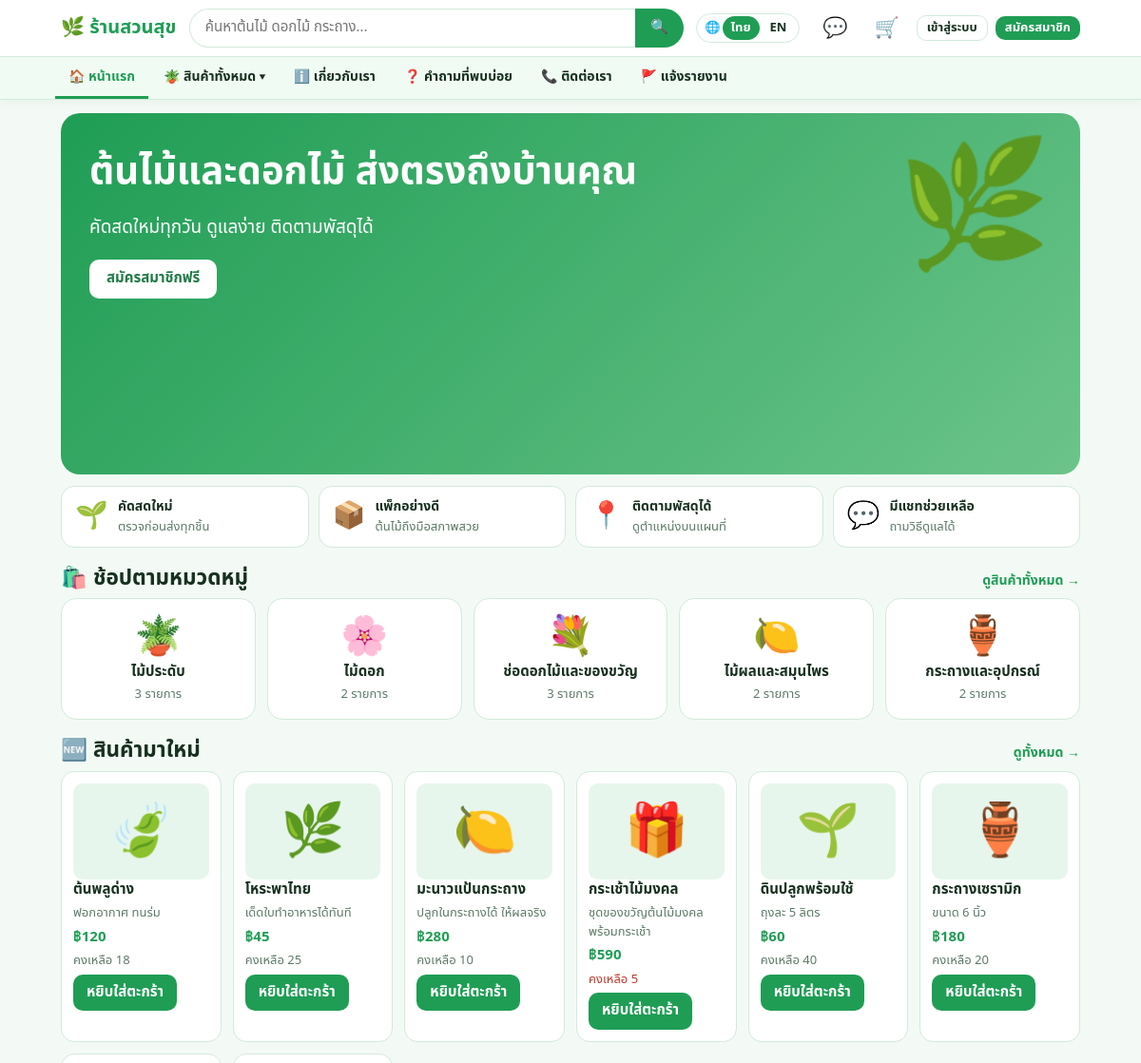
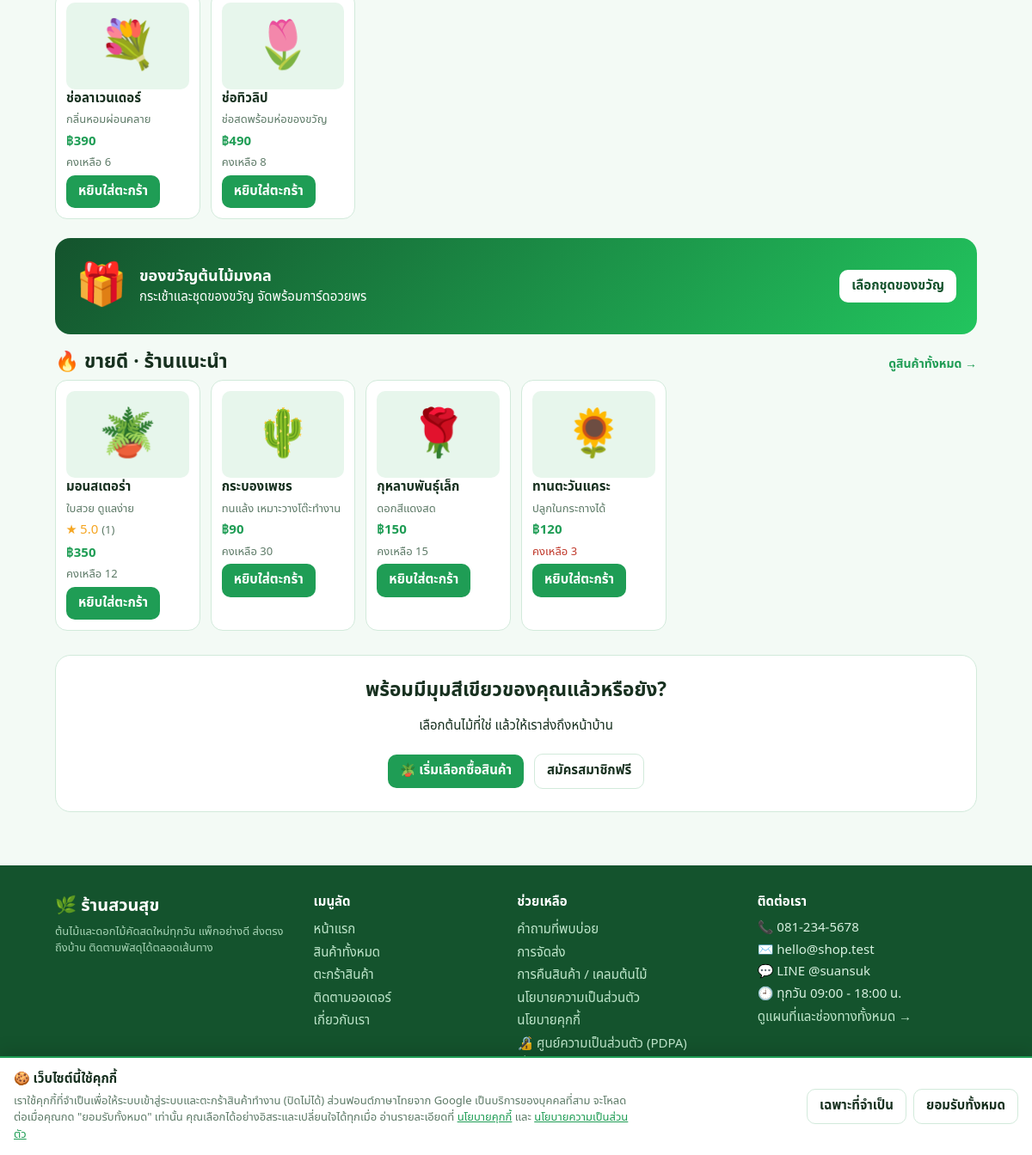
The page / on the database its author committed (2 pictures, top to bottom).
### tables this page shows
CREATE TABLE IF NOT EXISTS categories(          
  id INT AUTO_INCREMENT PRIMARY KEY, parent_id INT NULL, name VARCHAR(80) NOT NULL,
  icon VARCHAR(16), sort INT DEFAULT 0);

CREATE TABLE IF NOT EXISTS products(            
  id INT AUTO_INCREMENT PRIMARY KEY, name VARCHAR(150) NOT NULL, category_id INT NULL,
  price DECIMAL(10,2) NOT NULL, stock INT NOT NULL DEFAULT 0, emoji VARCHAR(16),
  image VARCHAR(150) NULL,                                     
  descr VARCHAR(255), detail TEXT,                             
  created TIMESTAMP DEFAULT CURRENT_TIMESTAMP);

### includes/config.php (the view, shortened to what this page needs)
<?php
function db() {
    static $pdo = null;
    if ($pdo === null) {
        $dsn = 'mysql:host=' . DB_HOST . ';dbname=' . DB_NAME . ';charset=utf8mb4';
        $pdo = new PDO($dsn, DB_USER, DB_PASS, [
            PDO::ATTR_ERRMODE            => PDO::ERRMODE_EXCEPTION,
            PDO::ATTR_DEFAULT_FETCH_MODE => PDO::FETCH_ASSOC,
        ]);
    }
    return $pdo;
}
function q($sql, $params = []) {
    $statement = db()->prepare($sql);
    $statement->execute($params);
    return $statement;
}
function e($text) {
    return htmlspecialchars((string)$text, ENT_QUOTES, 'UTF-8');
}
function csrf() {
    return '<input type="hidden" name="t" value="' . $_SESSION['t'] . '">';
}
function me() {
    static $user = false;
    if ($user === false) {
        $user = null;
    }
    return $user;
}
function setting($key, $default = '') {
    $row = q('SELECT v FROM settings WHERE k=?', [$key])->fetch();
    return $row ? $row['v'] : $default;
}
function baht($amount) {
    return '฿' . number_format((float)$amount, 0);
}
function pbox($p, $class = 'em') {
    return '<div class="' . e($class) . '">' . e($p['emoji']) . '</div>';
}
function categories() {
    return q('SELECT * FROM categories ORDER BY sort, id')->fetchAll();
}
function shop_info() {
    static $info = null;
    if ($info === null) {
        $info = [
            'shop_phone' => '081-234-5678', 'shop_email' => 'hello@shop.test', 'shop_line' => '@suansuk',
            'shop_addr'  => 'กรุงเทพมหานคร', 'shop_hours' => 'ทุกวัน 09:00 - 18:00 น.',
            'shop_lat'   => '13.7563', 'shop_lng' => '100.5018',
        ];
        try {
            foreach (q('SELECT k,v FROM settings')->fetchAll(PDO::FETCH_KEY_PAIR) as $k => $v) {
                if ($v !== '' && $v !== null) {
                    $info[$k] = $v;
                }
            }
        } catch (Throwable $err) {
        }
    }
    return $info;
}
function badge_counts() {
    $count = ['admin_reports' => 0, 'admin_chat' => 0, 'my_reports' => 0, 'my_chat' => 0];
    $user  = me();
    if (!$user) {
        return $count;
    }
    return $count;
}
function nbadge($n) {
    return $n > 0 ? '<span class="nb">' . ($n > 99 ? '99+' : (int)$n) . '</span>' : '';
}
function safe_next($next) {
    return preg_match('/^[a-z0-9_]+\.php(\?[A-Za-z0-9_=&%.\-]*)?$/i', (string)$next) ? $next : '';
}
function head($title, $desc = '') {
    $user      = me();
    $cartCount = array_sum($_SESSION['cart'] ?? []);
    $page      = basename($_SERVER['SCRIPT_NAME'], '.php');
    $badge     = badge_counts();
    $isShop    = ($page === 'product') || ($page === 'products');
    $parents = [];
    $kids    = [];
    foreach (categories() as $c) {
        if ($c['parent_id']) { $kids[$c['parent_id']][] = $c; } else { $parents[] = $c; }
    }
    $links = [
        ['index',   'index.php',   '🏠 หน้าแรก',         $page === 'index'],
        ['about',   'about.php',   'ℹ️ เกี่ยวกับเรา',    $page === 'about'],
        ['faq',     'faq.php',     '❓ คำถามที่พบบ่อย',  $page === 'faq' || $page === 'policy'],
        ['contact', 'contact.php', '📞 ติดต่อเรา',       $page === 'contact'],
        ['report',  'report.php',  '🚩 แจ้งรายงาน',      $page === 'report'],
    ];
    ?>
<!DOCTYPE html>
<html lang="th">
<head>
<link rel="stylesheet" href="assets/css/style.css">
</head>
<body>
<header class="top">
  <div class="bar">
    <a class="brand" href="index.php">🌿 <span>ร้านสวนสุข</span></a>
    <form class="hsearch" action="products.php" role="search">
      <input name="q" value="<?= e($page === 'products' ? ($_GET['q'] ?? '') : '') ?>" placeholder="ค้นหาต้นไม้ ดอกไม้ กระถาง..." aria-label="ค้นหาสินค้า">
      <button aria-label="ค้นหา">🔍</button>
    </form>
    <div class="hact">
      <?= lang_switch() ?>
      <a class="ico" href="chat.php" title="แชทกับร้าน" aria-label="แชทกับร้าน">💬<?= nbadge($badge['my_chat'] + $badge['admin_chat']) ?></a>
      <a class="ico" href="cart.php" title="ตะกร้าสินค้า" aria-label="ตะกร้าสินค้า">🛒<?= nbadge($cartCount) ?></a>
      <?php if ($user): ?>
        <details class="umenu">
          <summary><?= avatar($user, 30) ?><span class="uname"><?= e(explode(' ', $user['name'])[0]) ?></span>
            <?= nbadge($badge['my_reports'] + $badge['admin_reports']) ?></summary>
          <div class="upanel">
            <div class="uhead"><b><?= e($user['name']) ?></b><span class="mut"><?= e($user['email']) ?></span></div>
            <?php if ($user['role'] === 'admin'): ?>
              <a href="admin.php">🛠 หลังบ้านแอดมิน</a>
              <a href="admin.php?t=reports">🚩 รายงานจากสมาชิก <?= nbadge($badge['admin_reports']) ?></a>
            <?php endif; ?>
            <a href="account.php">👤 โปรไฟล์ของฉัน</a>
            <a href="account.php?t=orders">📦 ประวัติสั่งซื้อ</a>
            <a href="report.php?t=mine">🚩 รายงานของฉัน <?= nbadge($badge['my_reports']) ?></a>
            <form method="post" action="logout.php"><?= csrf() ?><button class="linkbtn">↩ ออกจากระบบ</button></form>
          </div>
        </details>
      <?php else: ?>
        <a class="btn ghost sm" href="login.php">เข้าสู่ระบบ</a><a class="btn sm" href="register.php">สมัครสมาชิก</a>
      <?php endif; ?>
    </div>
  </div>
  <nav class="mainnav" id="mainnav" aria-label="เมนูหลัก">
    <ul>
      <li><a href="index.php"<?= $links[0][3] ? ' class="on" aria-current="page"' : '' ?>><?= $links[0][2] ?></a></li>
      <li class="dd">
        <a href="products.php"<?= $isShop ? ' class="on"' : '' ?>>🪴 สินค้าทั้งหมด ▾</a>
      </li>
      <?php foreach (array_slice($links, 1) as $l): if ($l[0] === 'report' && $user && $user['role'] === 'admin') { continue; }    ?>
        <li><a href="<?= $l[1] ?>"<?= $l[3] ? ' class="on" aria-current="page"' : '' ?>><?= $l[2] ?></a></li>
      <?php endforeach; ?>
    </ul>
  </nav>
</header>
<main id="content">
<?php
}
function demo_on() {
    try {
        return setting('demo_mode', '0') === '1';
    } catch (Throwable $err) {
        return false;
    }
}
function foot() {
    $shop = shop_info();
    ?>
</main>
<footer class="foot">
  <div class="fgrid">
    <div>
      <div class="brand-f">🌿 ร้านสวนสุข</div>
      <p class="mut">ต้นไม้และดอกไม้คัดสดใหม่ทุกวัน แพ็กอย่างดี ส่งตรงถึงบ้าน ติดตามพัสดุได้ตลอดเส้นทาง</p>
    </div>
    <div>
      <h4>เมนูลัด</h4>
      <a href="index.php">หน้าแรก</a>
      <a href="products.php">สินค้าทั้งหมด</a>
      <a href="cart.php">ตะกร้าสินค้า</a>
      <a href="account.php?t=orders">ติดตามออเดอร์</a>
      <a href="about.php">เกี่ยวกับเรา</a>
    </div>
    <div>
      <h4>ช่วยเหลือ</h4>
      <a href="faq.php">คำถามที่พบบ่อย</a>
      <a href="policy.php?p=shipping">การจัดส่ง</a>
      <a href="policy.php?p=returns">การคืนสินค้า / เคลมต้นไม้</a>
      <a href="policy.php?p=privacy">นโยบายความเป็นส่วนตัว</a>
      <a href="policy.php?p=cookies">นโยบายคุกกี้</a>
      <a href="privacy.php">🔏 ศูนย์ความเป็นส่วนตัว (PDPA)</a>
      <a href="policy.php?p=terms">เงื่อนไขการใช้งาน</a>
      <?php if (!(me() && me()['role'] === 'admin')): ?><a href="report.php">🚩 แจ้งรายงานถึงแอดมิน</a><?php endif; ?>
    </div>
    <div>
      <h4>ติดต่อเรา</h4>
      <p>📞 <?= e($shop['shop_phone']) ?></p>
      <p>✉️ <?= e($shop['shop_email']) ?></p>
      <p>💬 LINE <?= e($shop['shop_line']) ?></p>
      <p>🕘 <?= e($shop['shop_hours']) ?></p>
      <a href="contact.php">ดูแผนที่และช่องทางทั้งหมด →</a>
    </div>
  </div>
  <div class="fbot">© <?= date('Y') + 543 ?> ร้านสวนสุข · ชำระเงินผ่าน PromptPay / โอนบัญชี / เก็บเงินปลายทาง
    <?php if (demo_on()): ?> · <a href="demo_check.php" style="display:inline;color:#fde68a">🎓 หน้าตรวจเช็ค (โหมดทดลอง)</a><?php endif; ?></div>
</footer>
<?php cookie_banner(); ?>
</body>
</html>
<?php
}
function card($p, $back = 'index.php') {
    $review = q('SELECT COUNT(*) AS cnt, COALESCE(AVG(rating),0) AS average FROM reviews WHERE product_id=?', [$p['id']])->fetch();
    ?>
<div class="card">
  <a class="plink" href="product.php?id=<?= $p['id'] ?>">
    <?= pbox($p, 'em') ?>
    <b><?= e($p['name']) ?></b>
  </a>
  <span class="mut"><?= e($p['descr']) ?></span>
  <?php if ($review['cnt'] > 0): ?>
    <span class="stars">★ <?= number_format($review['average'], 1) ?> <span class="mut">(<?= $review['cnt'] ?>)</span></span>
  <?php endif; ?>
  <span class="price"><?= baht($p['price']) ?></span>
  <span class="mut<?= $p['stock'] <= 5 ? ' low' : '' ?>"><?= $p['stock'] > 0 ? 'คงเหลือ ' . $p['stock'] : 'สินค้าหมด' ?></span>
  <form method="post" action="cart.php">
    <button <?= $p['stock'] < 1 ? 'disabled' : '' ?>>หยิบใส่ตะกร้า</button>
  </form>
</div>
<?php
}
require __DIR__ . '/pdpa_lib.php';
require __DIR__ . '/i18n.php';

### includes/i18n.php (shortened to what this page needs)
<?php
function lang() {
    return (($_COOKIE['lang'] ?? '') === 'en') ? 'en' : 'th';
}
function lang_switch() {
    $self = basename(parse_url($_SERVER['REQUEST_URI'] ?? '', PHP_URL_PATH) ?: 'index.php');
    $qs   = (string)parse_url($_SERVER['REQUEST_URI'] ?? '', PHP_URL_QUERY);
    $next = safe_next($self . ($qs !== '' ? '?' . $qs : ''));
    if ($next === '' || defined('IS_404')) {
        $next = 'index.php';
    }
    $cur = lang();
    $h = '<span class="langsw" role="group" aria-label="ภาษา / Language">🌐';
    foreach (['th' => 'ไทย', 'en' => 'EN'] as $code => $label) {
        $h .= '<a href="lang.php?l=' . $code . '&amp;next=' . rawurlencode($next) . '"' . ($cur === $code ? ' class="on" aria-current="true"' : '')
            . ' hreflang="' . $code . '" lang="' . $code . '">' . $label . '</a>';
    }
    return $h . '</span>';
}

### index.php (shortened to what this page needs)
<?php
require __DIR__ . '/includes/config.php';
$parents = [];
$counts  = q('SELECT category_id, COUNT(*) FROM products WHERE category_id IS NOT NULL GROUP BY category_id')->fetchAll(PDO::FETCH_KEY_PAIR);
$sum     = [];
foreach (categories() as $c) {
    if (!$c['parent_id']) { $parents[] = $c; }
    $top = $c['parent_id'] ?: $c['id'];
    $sum[$top] = ($sum[$top] ?? 0) + (int)($counts[$c['id']] ?? 0);
}
$newest = q('SELECT * FROM products ORDER BY id DESC LIMIT 8')->fetchAll();
$best = q('SELECT p.* FROM products p JOIN order_items i ON i.product_id = p.id
           GROUP BY p.id ORDER BY SUM(i.qty) DESC, p.id DESC LIMIT 4')->fetchAll();
if (count($best) < 4) {
    $ids  = array_column($best, 'id') ?: [0];
    $mark = implode(',', array_fill(0, count($ids), '?'));
    $best = array_merge($best, q("SELECT * FROM products WHERE id NOT IN ($mark) AND stock>0 ORDER BY id LIMIT " . (4 - count($best)), $ids)->fetchAll());
}
$slides = [
    ['ต้นไม้และดอกไม้ ส่งตรงถึงบ้านคุณ', 'คัดสดใหม่ทุกวัน ดูแลง่าย ติดตามพัสดุได้', '🌿', '#1f9d55,#6cc48a',
     me() ? 'products.php' : 'register.php', me() ? 'เลือกซื้อสินค้า' : 'สมัครสมาชิกฟรี'],
];
foreach (q('SELECT * FROM slides')->fetchAll() as $s) {
    $slides[] = [$s['title'], $s['body'], $s['emoji'], $s['bg'], 'products.php', 'ช้อปเลย'];
}
foreach (array_slice($newest, 0, 2) as $p) {
    $slides[] = ['🆕 มาใหม่: ' . $p['name'], $p['descr'] . ' · ' . baht($p['price']), $p['emoji'], '#166534,#22c55e',
                 'product.php?id=' . $p['id'], 'ดูสินค้า'];
}
head('ร้านสวนสุข');
?>
<div class="sl" id="sl">
  <div class="track" id="track">
    <?php foreach ($slides as $s): ?>
      <a class="sd" href="<?= e($s[4]) ?>" style="background:linear-gradient(135deg,<?= e($s[3]) ?>)" draggable="false">
        <span class="e"><?= e($s[2]) ?></span>
        <h1><?= e($s[0]) ?></h1>
        <p><?= e($s[1]) ?></p>
        <span class="pill"><?= e($s[5]) ?></span>
      </a>
    <?php endforeach; ?>
  </div>
</div>
<div class="usp">
  <div><span class="em2">🌱</span><span><b>คัดสดใหม่</b><span class="mut">ตรวจก่อนส่งทุกชิ้น</span></span></div>
  <div><span class="em2">📦</span><span><b>แพ็กอย่างดี</b><span class="mut">ต้นไม้ถึงมือสภาพสวย</span></span></div>
  <div><span class="em2">📍</span><span><b>ติดตามพัสดุได้</b><span class="mut">ดูตำแหน่งบนแผนที่</span></span></div>
  <div><span class="em2">💬</span><span><b>มีแชทช่วยเหลือ</b><span class="mut">ถามวิธีดูแลได้</span></span></div>
</div>
<div class="sec-title"><h2>🛍️ ช้อปตามหมวดหมู่</h2><a href="products.php">ดูสินค้าทั้งหมด →</a></div>
<div class="cattiles">
  <?php foreach ($parents as $c): ?>
    <a href="products.php?c=<?= $c['id'] ?>">
      <span class="ci"><?= e($c['icon']) ?></span>
      <b><?= e($c['name']) ?></b>
      <span class="mut"><?= (int)($sum[$c['id']] ?? 0) ?> รายการ</span>
    </a>
  <?php endforeach; ?>
</div>
<div class="sec-title"><h2>🆕 สินค้ามาใหม่</h2><a href="products.php?sort=new">ดูทั้งหมด →</a></div>
<div class="grid">
  <?php foreach ($newest as $p) { card($p); } ?>
</div>
<div class="promo2">
  <div><span class="pe">🎁</span><div><b>ของขวัญต้นไม้มงคล</b><span>กระเช้าและชุดของขวัญ จัดพร้อมการ์ดอวยพร</span></div></div>
  <a class="btn" href="products.php?c=32">เลือกชุดของขวัญ</a>
</div>
<?php if ($best): ?>
  <div class="sec-title"><h2>🔥 ขายดี · ร้านแนะนำ</h2><a href="products.php">ดูสินค้าทั้งหมด →</a></div>
  <div class="grid">
    <?php foreach ($best as $p) { card($p); } ?>
  </div>
<?php endif; ?>
<div class="cta">
  <h2>พร้อมมีมุมสีเขียวของคุณแล้วหรือยัง?</h2>
  <p>เลือกต้นไม้ที่ใช่ แล้วให้เราส่งถึงหน้าบ้าน</p>
  <a class="btn" href="products.php">🪴 เริ่มเลือกซื้อสินค้า</a>
  <?php if (!me()): ?><a class="btn ghost" href="register.php">สมัครสมาชิกฟรี</a><?php endif; ?>
</div>
<?php foot();

### includes/pdpa_lib.php (shortened to what this page needs)
<?php
function analytics_id() {
    static $id = null;
    if ($id === null) {
        $id = '';
        try {
            $v = strtoupper(trim(setting('ga4_id', '')));
            $id = preg_match('/^G-[A-Z0-9]{4,14}$/', $v) ? $v : '';
        } catch (Throwable $err) {
        }
    }
    return $id;
}
function cookie_optional_text() {
    return analytics_id() !== '' ? 'ฟอนต์ภาษาไทยจาก Google และสถิติการเข้าชมแบบรวม (Google Analytics)' : 'ฟอนต์ภาษาไทยจาก Google';
}
    ?>
<?php
function cookie_banner() {
    ?>
<div class="ckbar" role="dialog" aria-label="ความยินยอมการใช้คุกกี้">
  <div>
    <b>🍪 เว็บไซต์นี้ใช้คุกกี้</b>
    <p>เราใช้คุกกี้ที่จำเป็นเพื่อให้ระบบเข้าสู่ระบบและตะกร้าสินค้าทำงาน (ปิดไม่ได้) ส่วน<?= e(cookie_optional_text()) ?> เป็นบริการของบุคคลที่สาม
       จะโหลดต่อเมื่อคุณกด "ยอมรับทั้งหมด" เท่านั้น คุณเลือกได้อย่างอิสระและเปลี่ยนใจได้ทุกเมื่อ อ่านรายละเอียดที่ <a href="policy.php?p=cookies">นโยบายคุกกี้</a> และ <a href="policy.php?p=privacy">นโยบายความเป็นส่วนตัว</a></p>
  </div>
  <form method="post" action="consent.php">
    <button name="choice" value="necessary" class="ghost">เฉพาะที่จำเป็น</button>
    <button name="choice" value="all" class="ghost">ยอมรับทั้งหมด</button>
  </form>
</div>
<?php
}

### rows shown on the page
categories: icon "🪴", name "ไม้ประดับ", id "3"
categories: icon "🌸", name "ไม้ดอก", id "2"
categories: icon "💐", name "ช่อดอกไม้และของขวัญ", id "3"
categories: icon "🍋", name "ไม้ผลและสมุนไพร", id "2"
categories: icon "🏺", name "กระถางและอุปกรณ์", id "2"
products: emoji "🍃", name "ต้นพลูด่าง", descr "ฟอกอากาศ ทนร่ม", price "฿120", stock "18"
products: emoji "🌿", name "โหระพาไทย", descr "เด็ดใบทำอาหารได้ทันที", price "฿45", stock "25"
products: emoji "🍋", name "มะนาวแป้นกระถาง", descr "ปลูกในกระถางได้ ให้ผลจริง", price "฿280", stock "10"
products: emoji "🎁", name "กระเช้าไม้มงคล", descr "ชุดของขวัญต้นไม้มงคลพร้อมกระเช้า", price "฿590", stock "5"
products: emoji "🌱", name "ดินปลูกพร้อมใช้", descr "ถุงละ 5 ลิตร", price "฿60", stock "40"
products: emoji "🏺", name "กระถางเซรามิก", descr "ขนาด 6 นิ้ว", price "฿180", stock "20"
products: emoji "💐", name "ช่อลาเวนเดอร์", descr "กลิ่นหอมผ่อนคลาย", price "฿390", stock "6"
products: emoji "🌷", name "ช่อทิวลิป", descr "ช่อสดพร้อมห่อของขวัญ", price "฿490", stock "8"
products: emoji "🪴", name "มอนสเตอร่า", descr "ใบสวย ดูแลง่าย", average "5.0", cnt "1", price "฿350", stock "12"
products: emoji "🌵", name "กระบองเพชร", descr "ทนแล้ง เหมาะวางโต๊ะทำงาน", price "฿90", stock "30"
products: emoji "🌹", name "กุหลาบพันธุ์เล็ก", descr "ดอกสีแดงสด", price "฿150", stock "15"
products: emoji "🌻", name "ทานตะวันแคระ", descr "ปลูกในกระถางได้", price "฿120", stock "3"

### other values the page prints
$label "ไทย"
$label "EN"
$links[0][2] "🏠 หน้าแรก"
$l[2] "ℹ️ เกี่ยวกับเรา"
$l[2] "❓ คำถามที่พบบ่อย"
$l[2] "📞 ติดต่อเรา"
$l[2] "🚩 แจ้งรายงาน"
$s[2] "🌿"
$s[0] "ต้นไม้และดอกไม้ ส่งตรงถึงบ้านคุณ"
$s[1] "คัดสดใหม่ทุกวัน ดูแลง่าย ติดตามพัสดุได้"
$s[5] "สมัครสมาชิกฟรี"
$shop['shop_phone'] "081-234-5678"
$shop['shop_email'] "hello@shop.test"
$shop['shop_line'] "@suansuk"
$shop['shop_hours'] "ทุกวัน 09:00 - 18:00 น."
